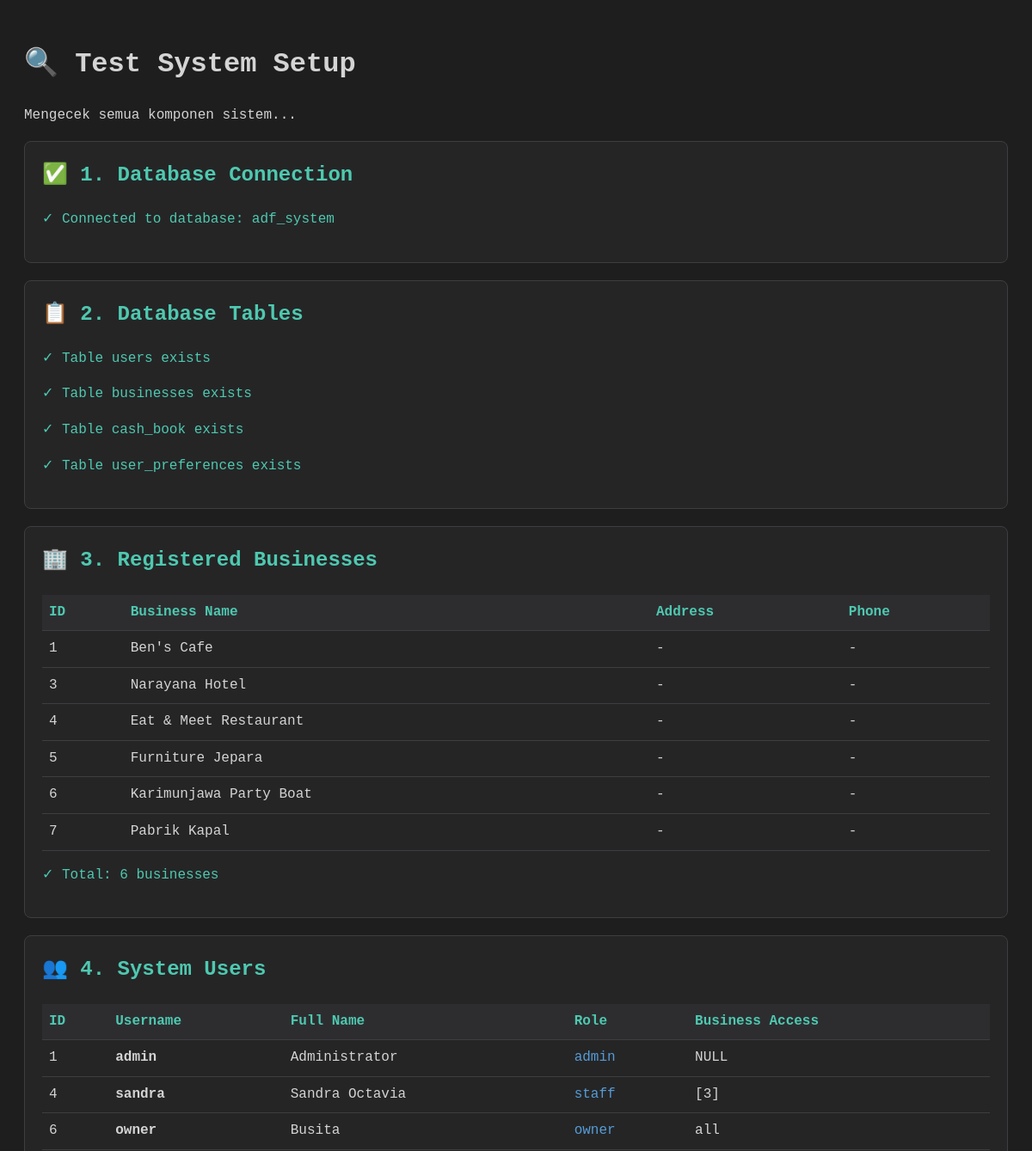
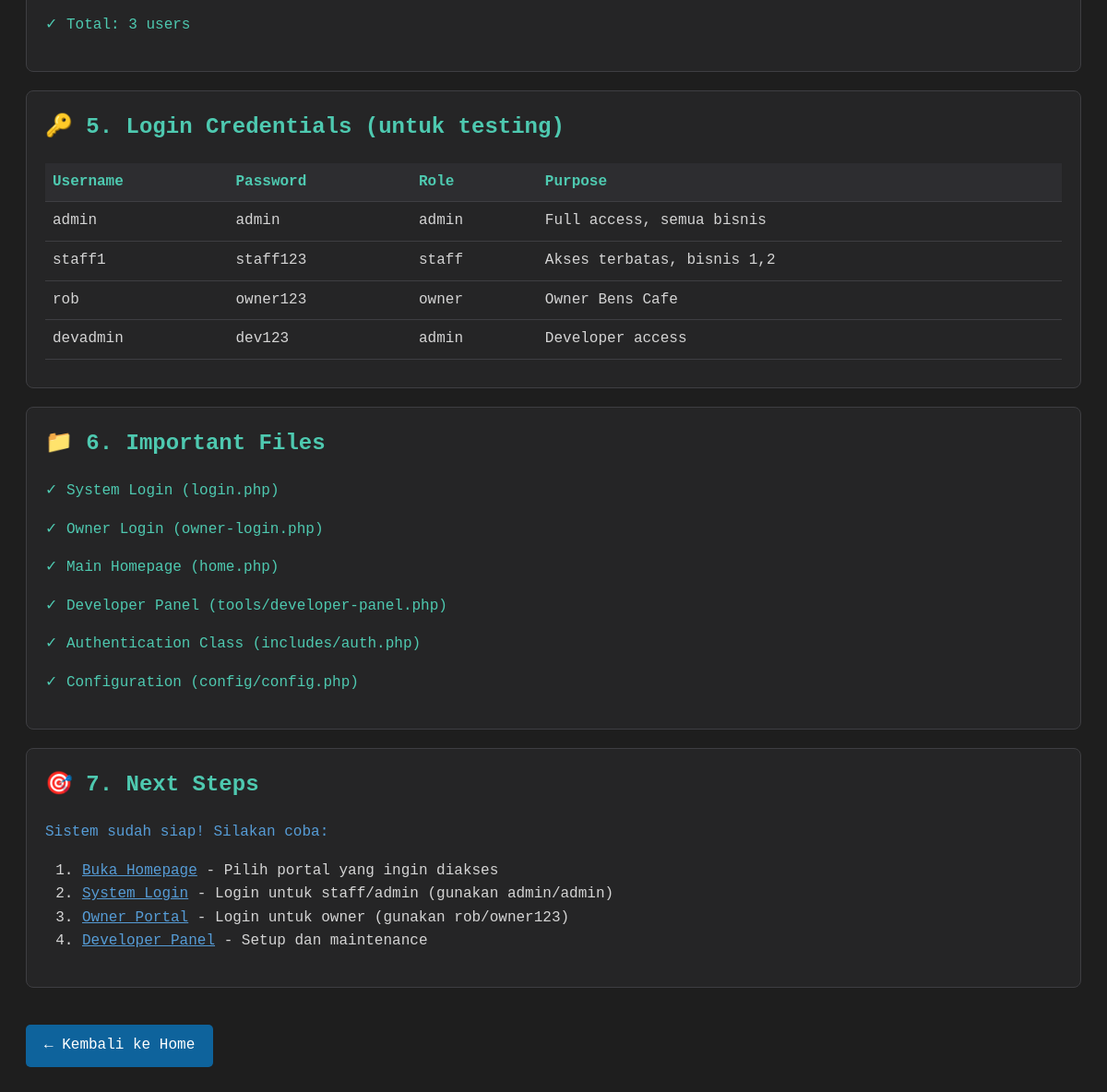
/adf_system/tools/test-system.php, run on the app's committed database (2 pictures, top to bottom).
### tables this page shows
CREATE TABLE `businesses` (
  `id` int(11) NOT NULL AUTO_INCREMENT,
  `business_slug` varchar(100) DEFAULT NULL,
  `business_name` varchar(255) NOT NULL,
  `database_name` varchar(255) NOT NULL,
  `business_type` varchar(100) DEFAULT NULL,
  `address` text DEFAULT NULL,
  `phone` varchar(20) DEFAULT NULL,
  `created_at` timestamp NOT NULL DEFAULT current_timestamp(),
  PRIMARY KEY (`id`),
  UNIQUE KEY `database_name` (`database_name`)
);

CREATE TABLE `users` (
  `id` int(11) NOT NULL AUTO_INCREMENT,
  `username` varchar(50) NOT NULL,
  `password` varchar(255) NOT NULL,
  `full_name` varchar(100) NOT NULL,
  `email` varchar(100) DEFAULT NULL,
  `role` enum('admin','manager','cashier','accountant','staff','owner') DEFAULT 'staff',
  `business_access` varchar(255) DEFAULT 'all',
  `phone` varchar(20) DEFAULT NULL,
  `is_active` tinyint(1) DEFAULT 1,
  `created_at` timestamp NOT NULL DEFAULT current_timestamp(),
  `updated_at` timestamp NOT NULL DEFAULT current_timestamp() ON UPDATE current_timestamp(),
  `is_trial` tinyint(1) DEFAULT 0,
  `trial_expires_at` datetime DEFAULT NULL,
  PRIMARY KEY (`id`),
  UNIQUE KEY `username` (`username`),
  KEY `idx_username` (`username`),
  KEY `idx_role` (`role`)
);

### adf_system/includes/business_helper.php (called while the page is built, shortened)
<?php
function getAvailableBusinesses() {
    $businessesPath = __DIR__ . '/../config/businesses/';
    $businesses = [];
    if (is_dir($businessesPath)) {
        $files = scandir($businessesPath);
        foreach ($files as $file) {
            if ($file !== '.' && $file !== '..' && pathinfo($file, PATHINFO_EXTENSION) === 'php') {
                $businessId = pathinfo($file, PATHINFO_FILENAME);
                $config = require $businessesPath . $file;
                $config['id'] = $businessId;
                $businesses[$businessId] = $config;
            }
        }
    }
    uasort($businesses, function($a, $b) {
        return strcmp($a['name'], $b['name']);
    });
    return $businesses;
}

### adf_system/tools/test-system.php (the view, shortened to what this page needs)
<!DOCTYPE html>
<html lang="id">
<head>
</head>
<body>
    <h1>🔍 Test System Setup</h1>
    <p>Mengecek semua komponen sistem...</p>
    <?php
    try {
        $pdo = new PDO(
            "mysql:host=" . DB_HOST . ";dbname=" . DB_NAME . ";charset=utf8mb4",
            DB_USER,
            DB_PASS,
            [PDO::ATTR_ERRMODE => PDO::ERRMODE_EXCEPTION]
        );
        echo '<div class="test-section">';
        echo '<h2>✅ 1. Database Connection</h2>';
        echo '<p class="success">✓ Connected to database: ' . DB_NAME . '</p>';
        echo '</div>';
        echo '<div class="test-section">';
        echo '<h2>📋 2. Database Tables</h2>';
        $tables = $pdo->query("SHOW TABLES")->fetchAll(PDO::FETCH_COLUMN);
        $requiredTables = ['users', 'businesses', 'cash_book', 'user_preferences'];
        foreach ($requiredTables as $table) {
            if (in_array($table, $tables)) {
                echo '<p class="success">✓ Table ' . $table . ' exists</p>';
            } else {
                echo '<p class="error">✗ Table ' . $table . ' NOT FOUND</p>';
            }
        }
        echo '</div>';
        echo '<div class="test-section">';
        echo '<h2>🏢 3. Registered Businesses</h2>';
        $stmt = $pdo->query("SELECT * FROM businesses ORDER BY id");
        $businesses = $stmt->fetchAll(PDO::FETCH_ASSOC);
        if (count($businesses) > 0) {
            echo '<table>';
            echo '<tr><th>ID</th><th>Business Name</th><th>Address</th><th>Phone</th></tr>';
            foreach ($businesses as $biz) {
                echo '<tr>';
                echo '<td>' . $biz['id'] . '</td>';
                echo '<td>' . htmlspecialchars($biz['business_name']) . '</td>';
                echo '<td>' . htmlspecialchars($biz['address'] ?? '-') . '</td>';
                echo '<td>' . htmlspecialchars($biz['phone'] ?? '-') . '</td>';
                echo '</tr>';
            }
            echo '</table>';
            echo '<p class="success">✓ Total: ' . count($businesses) . ' businesses</p>';
        } else {
            echo '<p class="error">✗ No businesses found!</p>';
        }
        echo '</div>';
        echo '<div class="test-section">';
        echo '<h2>👥 4. System Users</h2>';
        $stmt = $pdo->query("SELECT id, username, full_name, role, business_access FROM users ORDER BY id");
        $users = $stmt->fetchAll(PDO::FETCH_ASSOC);
        if (count($users) > 0) {
            echo '<table>';
            echo '<tr><th>ID</th><th>Username</th><th>Full Name</th><th>Role</th><th>Business Access</th></tr>';
            foreach ($users as $user) {
                echo '<tr>';
                echo '<td>' . $user['id'] . '</td>';
                echo '<td><strong>' . htmlspecialchars($user['username']) . '</strong></td>';
                echo '<td>' . htmlspecialchars($user['full_name']) . '</td>';
                echo '<td><span class="info">' . htmlspecialchars($user['role']) . '</span></td>';
                echo '<td>' . htmlspecialchars($user['business_access'] ?? 'NULL') . '</td>';
                echo '</tr>';
            }
            echo '</table>';
            echo '<p class="success">✓ Total: ' . count($users) . ' users</p>';
        } else {
            echo '<p class="error">✗ No users found!</p>';
        }
        echo '</div>';
        echo '<div class="test-section">';
        echo '<h2>🔑 5. Login Credentials (untuk testing)</h2>';
        echo '<table>';
        echo '<tr><th>Username</th><th>Password</th><th>Role</th><th>Purpose</th></tr>';
        echo '<tr><td>admin</td><td>admin</td><td>admin</td><td>Full access, semua bisnis</td></tr>';
        echo '<tr><td>staff1</td><td>staff123</td><td>staff</td><td>Akses terbatas, bisnis 1,2</td></tr>';
        echo '<tr><td>rob</td><td>owner123</td><td>owner</td><td>Owner Bens Cafe</td></tr>';
        echo '<tr><td>devadmin</td><td>dev123</td><td>admin</td><td>Developer access</td></tr>';
        echo '</table>';
        echo '</div>';
        echo '<div class="test-section">';
        echo '<h2>📁 6. Important Files</h2>';
        $files = [
            'login.php' => 'System Login',
            'owner-login.php' => 'Owner Login',
            'home.php' => 'Main Homepage',
            'tools/developer-panel.php' => 'Developer Panel',
            'includes/auth.php' => 'Authentication Class',
            'config/config.php' => 'Configuration'
        ];
        foreach ($files as $file => $desc) {
            $path = __DIR__ . '/../' . $file;
            if (file_exists($path)) {
                echo '<p class="success">✓ ' . $desc . ' (' . $file . ')</p>';
            } else {
                echo '<p class="error">✗ ' . $desc . ' (' . $file . ') NOT FOUND</p>';
            }
        }
        echo '</div>';
        echo '<div class="test-section">';
        echo '<h2>🎯 7. Next Steps</h2>';
        echo '<p class="info">Sistem sudah siap! Silakan coba:</p>';
        echo '<ol>';
        echo '<li><a href="../home.php" style="color: #569cd6;">Buka Homepage</a> - Pilih portal yang ingin diakses</li>';
        echo '<li><a href="../login.php" style="color: #569cd6;">System Login</a> - Login untuk staff/admin (gunakan admin/admin)</li>';
        echo '<li><a href="../owner-login.php" style="color: #569cd6;">Owner Portal</a> - Login untuk owner (gunakan rob/owner123)</li>';
        echo '<li><a href="developer-panel.php" style="color: #569cd6;">Developer Panel</a> - Setup dan maintenance</li>';
        echo '</ol>';
        echo '</div>';
    } catch (Exception $e) {
        echo '<div class="test-section">';
        echo '<h2 class="error">❌ Error</h2>';
        echo '<p class="error">Exception: ' . htmlspecialchars($e->getMessage()) . '</p>';
        echo '<pre>' . htmlspecialchars($e->getTraceAsString()) . '</pre>';
        echo '</div>';
    }
    ?>
    <a href="../home.php" class="back-btn">← Kembali ke Home</a>
</body>
</html>

### adf_system/tools/test-system.php (style rules this page uses)
body { font-family: 'Courier New', monospace; background: #1e1e1e; color: #d4d4d4; padding: 20px; line-height: 1.6; }
.test-section { background: #252526; border: 1px solid #3e3e42; border-radius: 8px; padding: 20px; margin-bottom: 20px; }
.test-section h2 { color: #4ec9b0; margin-top: 0; }
.success { color: #4ec9b0; }
.info { color: #569cd6; }
table { width: 100%; border-collapse: collapse; margin: 10px 0; }
table th, table td { padding: 8px; text-align: left; border-bottom: 1px solid #3e3e42; }
table th { background: #2d2d30; color: #4ec9b0; }
.back-btn { display: inline-block; padding: 10px 20px; background: #0e639c; color: white; text-decoration: none; border-radius: 5px; margin-top: 20px; }

### data on the page
businesses: id "1", business_name "Ben's Cafe", address "-", phone "-"
businesses: id "3", business_name "Narayana Hotel", address "-", phone "-"
businesses: id "4", business_name "Eat & Meet Restaurant", address "-", phone "-"
businesses: id "5", business_name "Furniture Jepara", address "-", phone "-"
businesses: id "6", business_name "Karimunjawa Party Boat", address "-", phone "-"
businesses: id "7", business_name "Pabrik Kapal", address "-", phone "-"
users: id "1", username "admin", full_name "Administrator", role "admin", business_access "NULL"
users: id "4", username "sandra", full_name "Sandra Octavia", role "staff", business_access "[3]"
users: id "6", username "owner", full_name "Busita", role "owner", business_access "all"

### other printed values
DB_NAME "adf_system"
$table "users"
$table "businesses"
$table "cash_book"
$table "user_preferences"
count($businesses) "6"
count($users) "3"
$desc "System Login"
$file "login.php"
$desc "Owner Login"
$file "owner-login.php"
$desc "Main Homepage"
$file "home.php"
$desc "Developer Panel"
$file "tools/developer-panel.php"
